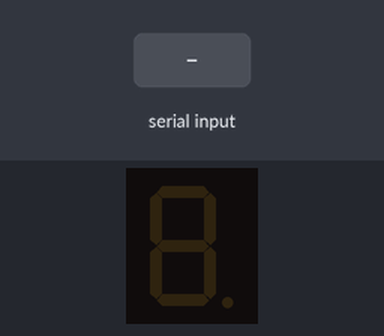
The sketch below on a simulated Arduino Mega 2560, built with avr-gcc and run on an emulated ATmega2560. Parts: 1-digit seven-segment display. Wiring (inferred from the names in the program): 1-digit 7-segment display, segments lit when HIGH: segments pin 30, pin 31, pin 32, pin 33, pin 34, pin 35, pin 36. The test bench sets the inputs (shaded band). The segment pins are drawn as the display they are named for.

Above: at 1.2 s.
1.3 s: "0" received over Serial
At 1.6 s:
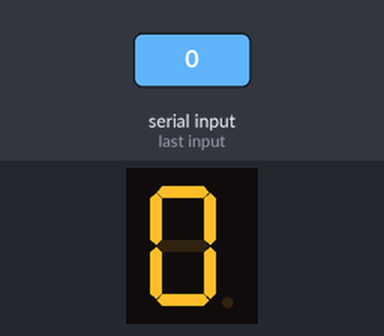
2.8 s: "1" received over Serial
At 4.0 s:
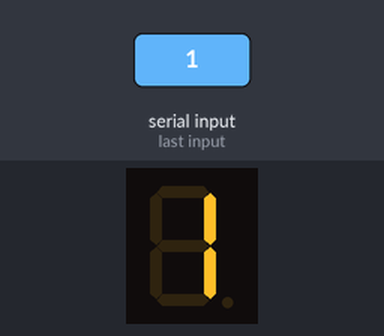
4.3 s: "2" received over Serial
At 5.1 s:
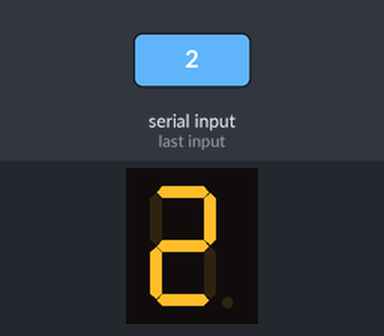
5.8 s: "3" received over Serial
At 6.3 s:
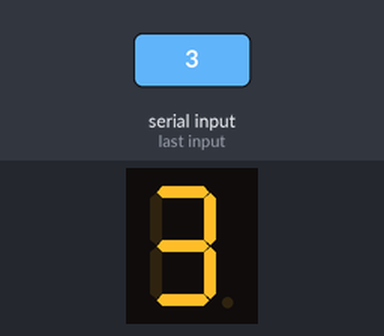
7.3 s: "4" received over Serial
At 8.5 s:
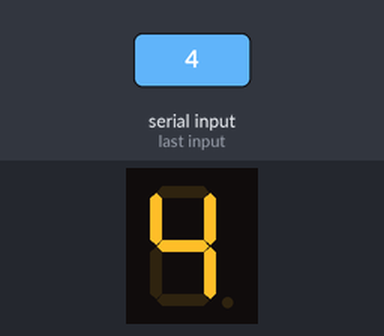
8.8 s: "5" received over Serial
At 9.7 s:
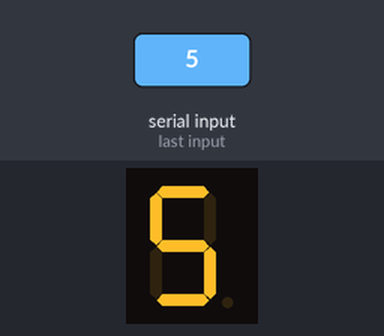
Timing chart, 0 to 11.3 s (numbered marks = the images above; inputs shaded):
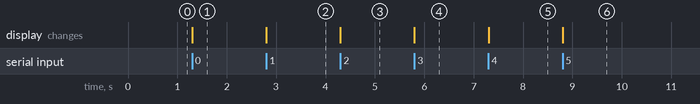

Measured:
- after the input at 1.3 s, the display: changes at once (image 1)
- after the input at 2.8 s, the display: changes at once (image 2)
- after the input at 4.3 s, the display: changes at once (image 3)
- after the input at 5.8 s, the display: changes at once (image 4)
- after the input at 7.3 s, the display: changes at once (image 5)
- after the input at 8.8 s, the display: changes at once (image 6)

The sketch:

segment.ino
```cpp
int pins[] = {30, 31, 32, 33, 34, 35, 36, 37};

void setup() {
  // put your setup code here, to run once;
  Serial.begin(9600);

  for (int i = 0; i < 7; i++)
    pinMode(pins[i], OUTPUT);
}

void loop() {
  // put your main code here, to run repeatedly;
  if (Serial.available() > 0) {
    display(Serial.read());
  }
}

/**
 * Displays a segment.
 */
void display(char hex) {
  bool r[7];
  switch (hex) {
    case '0':
      r[0] = 1;
      r[1] = 1;
      r[2] = 1;
      r[3] = 1;
      r[4] = 1;
      r[5] = 1;
      r[6] = 0;
      break;
    case '1':
      r[0] = 0;
      r[1] = 1;
      r[2] = 1;
      r[3] = 0;
      r[4] = 0;
      r[5] = 0;
      r[6] = 0;
      break;
    case '2':
      r[0] = 1;
      r[1] = 1;
      r[2] = 0;
      r[3] = 1;
      r[4] = 1;
      r[5] = 0;
      r[6] = 1;
      break;
    case '3':
      r[0] = 1;
      r[1] = 1;
      r[2] = 1;
      r[3] = 1;
      r[4] = 0;
      r[5] = 0;
      r[6] = 1;
      break;
    case '4':
      r[0] = 0;
      r[1] = 1;
      r[2] = 1;
      r[3] = 0;
      r[4] = 0;
      r[5] = 1;
      r[6] = 1;
      break;
    case '5':
      r[0] = 1;
      r[1] = 0;
      r[2] = 1;
      r[3] = 1;
      r[4] = 0;
      r[5] = 1;
      r[6] = 1;
      break;
    case '6':
      r[0] = 1;
      r[1] = 0;
      r[2] = 1;
      r[3] = 1;
      r[4] = 1;
      r[5] = 1;
      r[6] = 1;
      break;
    case '7':
      r[0] = 1;
      r[1] = 1;
      r[2] = 1;
      r[3] = 0;
      r[4] = 0;
      r[5] = 0;
      r[6] = 0;
      break;
    case '8':
      r[0] = 1;
      r[1] = 1;
      r[2] = 1;
      r[3] = 1;
      r[4] = 1;
      r[5] = 1;
      r[6] = 1;
      break;
    case '9':
      r[0] = 1;
      r[1] = 1;
      r[2] = 1;
      r[3] = 1;
      r[4] = 0;
      r[5] = 1;
      r[6] = 1;
      break;
    case 'a':
      r[0] = 1;
      r[1] = 1;
      r[2] = 1;
      r[3] = 0;
      r[4] = 1;
      r[5] = 1;
      r[6] = 1;
      break;
    case 'b':
      r[0] = 0;
      r[1] = 0;
      r[2] = 1;
      r[3] = 1;
      r[4] = 1;
      r[5] = 1;
      r[6] = 1;
      break;
    case 'c':
      r[0] = 1;
      r[1] = 0;
      r[2] = 0;
      r[3] = 1;
      r[4] = 1;
      r[5] = 1;
      r[6] = 0;
      break;
    case 'd':
      r[0] = 0;
      r[1] = 1;
      r[2] = 1;
      r[3] = 1;
      r[4] = 1;
      r[5] = 0;
      r[6] = 1;
      break;
    case 'e':
      r[0] = 1;
      r[1] = 0;
      r[2] = 0;
      r[3] = 1;
      r[4] = 1;
      r[5] = 1;
      r[6] = 1;
      break;
    case 'f':
      r[0] = 1;
      r[1] = 0;
      r[2] = 0;
      r[3] = 0;
      r[4] = 1;
      r[5] = 1;
      r[6] = 1;
      break;
    default:
      r[0] = 0;
      r[1] = 0;
      r[2] = 0;
      r[3] = 0;
      r[4] = 0;
      r[5] = 0;
      r[6] = 0;
      Serial.println("Hexadecimal incorrecto.");
      break;
  }

  // Shows display
  for (int i = 0; i < 7; i++)
    digitalWrite(pins[i], r[i] ? HIGH : LOW);
}
```
